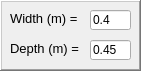
      <widget class="QFrame" name="BeamsSection">
       <property name="geometry">
        <rect>
         <x>290</x>
         <y>40</y>
         <width>141</width>
         <height>71</height>
        </rect>
       </property>
       <property name="frameShape">
        <enum>QFrame::WinPanel</enum>
       </property>
       <property name="frameShadow">
        <enum>QFrame::Raised</enum>
       </property>
       <widget class="QLabel" name="label_21">
        <property name="geometry">
         <rect>
          <x>10</x>
          <y>10</y>
          <width>71</width>
          <height>16</height>
         </rect>
        </property>
        <property name="font">
         <font>
          <family>Arial</family>
          <pointsize>10</pointsize>
          <weight>50</weight>
          <italic>false</italic>
          <bold>false</bold>
         </font>
        </property>
        <property name="text">
         <string>Width (m) =</string>
        </property>
       </widget>
       <widget class="QLineEdit" name="BBeam">
        <property name="geometry">
         <rect>
          <x>90</x>
          <y>10</y>
          <width>41</width>
          <height>20</height>
         </rect>
        </property>
        <property name="text">
         <string>0.4</string>
        </property>
        <property name="placeholderText">
         <string>0.4</string>
        </property>
       </widget>
       <widget class="QLabel" name="label_24">
        <property name="geometry">
         <rect>
          <x>10</x>
          <y>40</y>
          <width>71</width>
          <height>16</height>
         </rect>
        </property>
        <property name="font">
         <font>
          <family>Arial</family>
          <pointsize>10</pointsize>
          <weight>50</weight>
          <italic>false</italic>
          <bold>false</bold>
         </font>
        </property>
        <property name="text">
         <string>Depth (m) =</string>
        </property>
       </widget>
       <widget class="QLineEdit" name="HBeam">
        <property name="geometry">
         <rect>
          <x>90</x>
          <y>40</y>
          <width>41</width>
          <height>20</height>
         </rect>
        </property>
        <property name="text">
         <string>0.45</string>
        </property>
        <property name="placeholderText">
         <string>0.5</string>
        </property>
        <property name="clearButtonEnabled">
         <bool>false</bool>
        </property>
       </widget>
      </widget>
